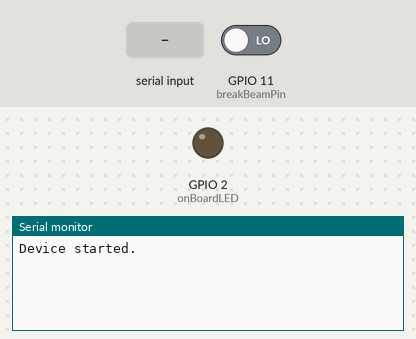
Recording of a sketch running on a simulated ESP32. Shown: output pins drawn as LEDs (lit = HIGH), the last lines printed to the serial monitor. The inputs (shaded band) are chosen by the test bench; at power-on: GPIO 11 (breakBeamPin) LOW. Nothing arrives over Bluetooth unless stated.

Above: at 1.2 s.
1.3 s: "0" received over the second serial link
At 2.1 s:
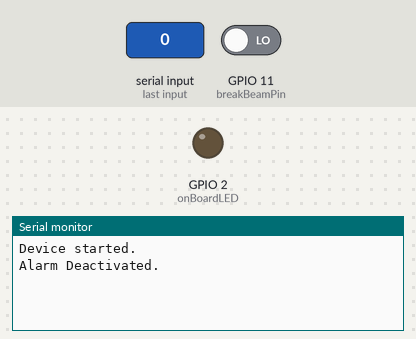
2.8 s: "1" received over the second serial link
At 3.2 s:
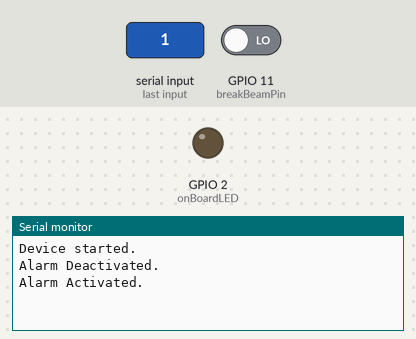

The sketch:

ESP32BTwithBeamBreaker.ino
```cpp
#include "BluetoothSerial.h"

#if !defined(CONFIG_BT_ENABLED) || !defined(CONFIG_BLUEDROID_ENABLED)
#error Bluetooth is not enabled! Please run `make menuconfig` to and enable it
#endif

BluetoothSerial SerialBT;

// Pins
int onBoardLED=2;               // ESP32 "IO2" = GPIO2 (On-Board LED)
int breakBeamPin=11;            // ESP32 "CMD" = GPIO11 (Break Beam Value={0: Broken,1: Restored})

// State
int isBBOn=0;                   // Alert System Enable
int BBStatus=0;                 // Break Beam Status (0: Broken, 1: Restored)
char recvChar='0';              // Received Message ('0': Disable, '1': Enable)

// Delays
int updateBBMessageDelay=100;   // Break Beam Status Delay (ms)
int updateBTMessageDelay=20;    // BT Communication Delay (ms)
int delayCount=0;               // Delay Tracker (ms)

void setup(){
  // Pin Setup
  pinMode(breakBeamPin,INPUT);
  pinMode(onBoardLED,OUTPUT);

  // Communication Setup
  Serial.begin(115200); // Baud Rate
  SerialBT.begin("HomeAnalyzer");  //Bluetooth device name
  Serial.println("Device started.");
}

void loop(){
  // Bluetooth Communication
  if(Serial.available()){
    SerialBT.write(Serial.read());
  }
  if(SerialBT.available()){
    //Serial.write(SerialBT.read());

    // Enable Alert
    recvChar=SerialBT.read();
    if(recvChar=='0'){
      isBBOn=0;
      Serial.println("Alarm Deactivated.");
      //SerialBT.write("Alarm Deactivated.");
    }
    // Disable Alert
    else if(recvChar=='1'){
      isBBOn=1;
      Serial.println("Alarm Activated.");
      //SerialBT.write("Alarm Activated.");
    }
  }

  // After BB Delay Timer
  if(delayCount>updateBBMessageDelay){
    // Reset BB Delay Timer
    delayCount=0;

    // Break Beam Status
    if(isBBOn==1){
      //Serial.print("TripWire: ");
      //Serial.println(digitalRead(breakBeamPin));

      // Break Beam Broken --> Trigger Alarm
      if(digitalRead(breakBeamPin)==0 && BBStatus==1){
        BBStatus=0;
        digitalWrite(onBoardLED,HIGH);
        Serial.println("Unauthorized Entry!");
        SerialBT.write('9');
      }
      // Break Beam Restored
      else if(digitalRead(breakBeamPin)==1 && BBStatus==0){
        BBStatus=1;
        digitalWrite(onBoardLED,LOW);
      }
    }
  }

  // Update BB Delay Timer
  delayCount+=updateBTMessageDelay;
  delay(updateBTMessageDelay);
}
```

Measured:
- after the input at 1.3 s, the serial monitor: prints a new line at once (image 1)
- after the input at 2.8 s, the serial monitor: prints a new line at once (image 2)
